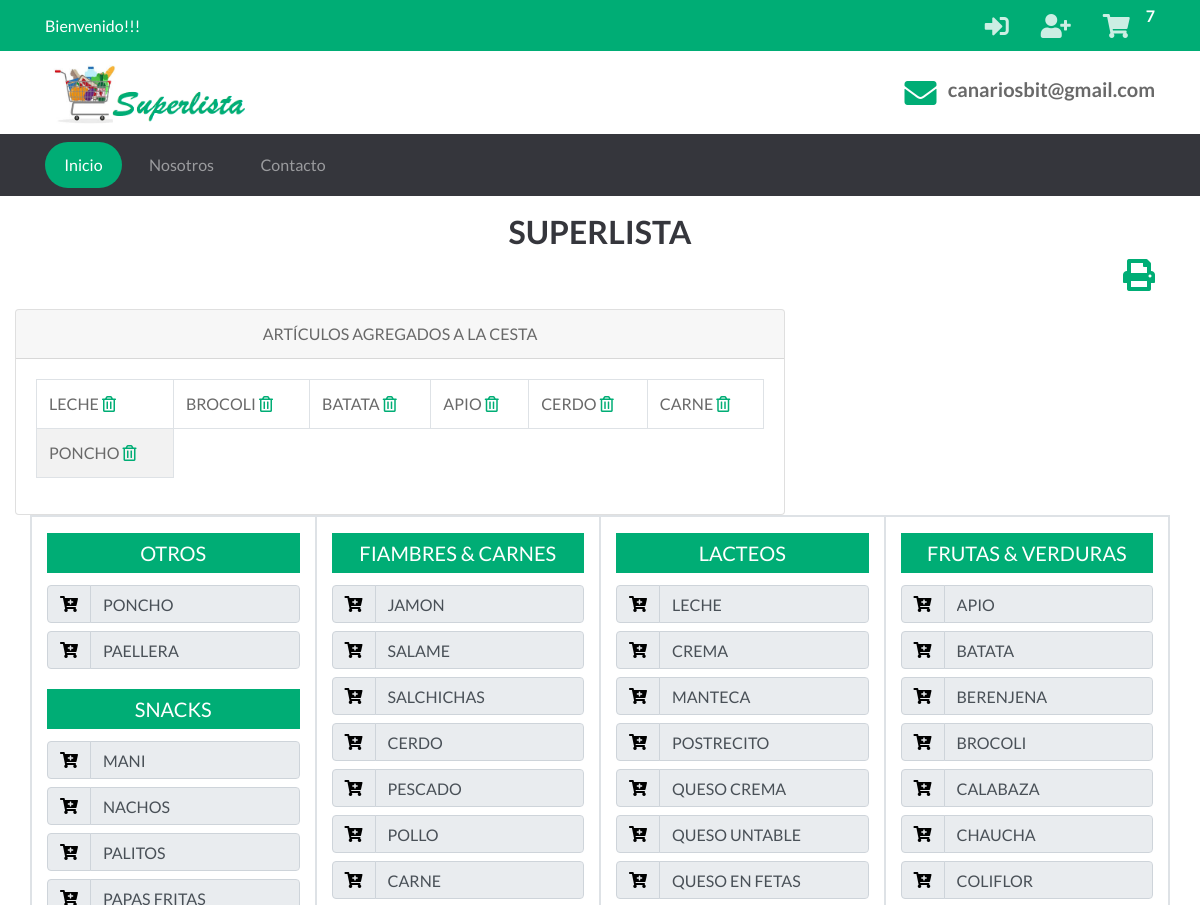
Before: / (upper part) with the older database file.
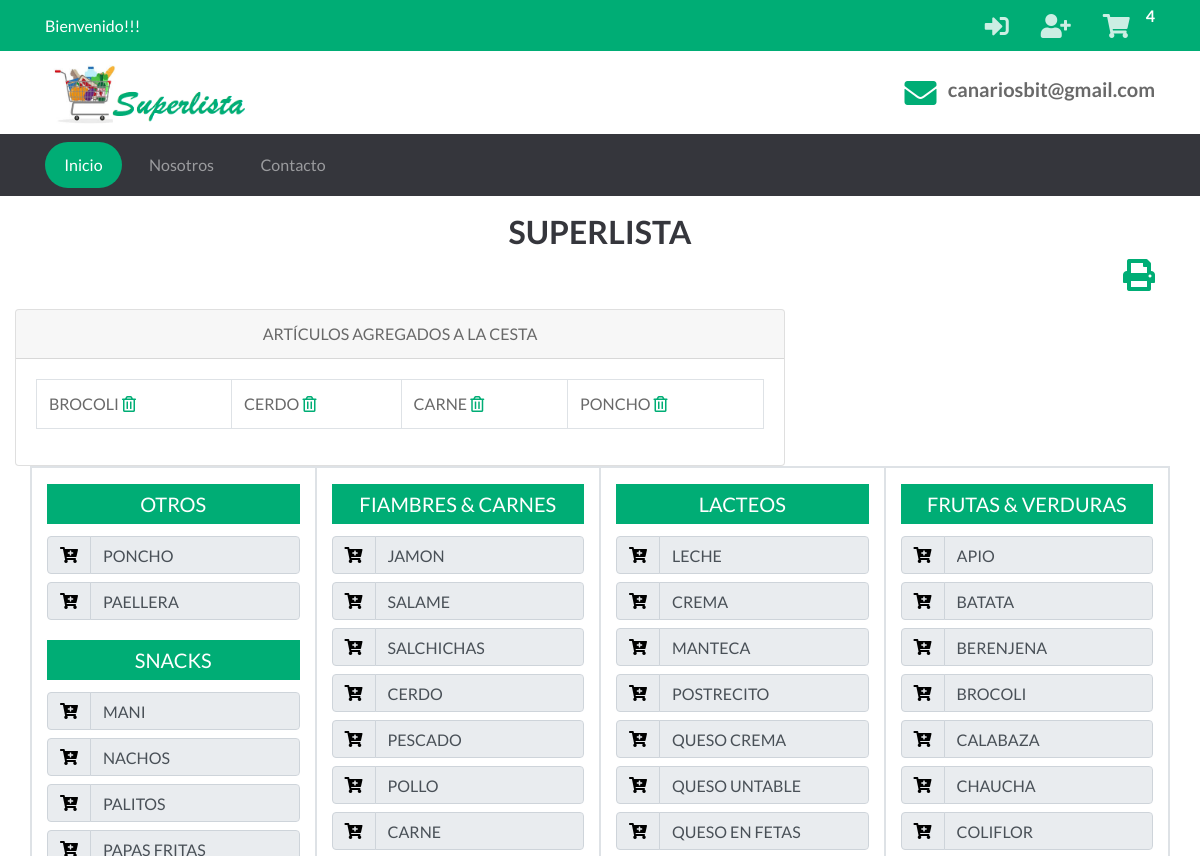
After: the same page with the newer database file.
### tables this page shows
CREATE TABLE "Cesta" (
	"Id"	INTEGER NOT NULL PRIMARY KEY AUTOINCREMENT UNIQUE,
	"Id_Usuario"	INTEGER NOT NULL,
	"Item"	INTEGER NOT NULL,
	"Tachar"	INTEGER
);

CREATE TABLE "Categorias" (
	"Id"	INTEGER NOT NULL PRIMARY KEY AUTOINCREMENT UNIQUE,
	"Categoria"	TEXT NOT NULL
);

CREATE TABLE "Productos" (
	"Id"	INTEGER NOT NULL PRIMARY KEY AUTOINCREMENT UNIQUE,
	"CategoriaId"	INTEGER NOT NULL,
	"Producto"	TEXT NOT NULL,
	"PropietarioId"	INTEGER NOT NULL,
	FOREIGN KEY("CategoriaId") REFERENCES "Categorias"("Id")
	FOREIGN KEY("PropietarioId") REFERENCES "Usuarios"("Id")
);

### app.py (the view)
@app.route('/')  # ruta para el home
def home():
    categorias = getAllCategorias()
    if 'nombre' in session:
        productos = getAllProductosUsuarios()
        CestaArticulos = getAllCesta()
        return render_template('home_logged_in.html', categorias=categorias,
                               productos=productos, CestaArticulos=CestaArticulos)
    else:
        productos = getAllProductosAdmin()
        CestaArticulos = getAllCesta()
        return render_template('home.html', categorias=categorias,
            productos=productos, CestaArticulos=CestaArticulos)

### app.py (called while the page is built)
def get_db():
    db = getattr(g, '_database', None)
    if db is None:
        db = g._database = sqlite3.connect('database1.db')
    return db

@app.teardown_appcontext
def close_connection(exception):
    db = getattr(g, '_database', None)
    if db is not None:
        db.close()

def conectar_db():
    return sqlite3.connect('database1.db')

def getAllProductosAdmin():
    g.db = conectar_db()
    consulta = 'SELECT * FROM Productos WHERE (PropietarioId= 0)'
    cur = g.db.execute(consulta)
    productos = [dict(pro_id=row[0], cat_id=row[1], pro_nombre=row[2])
                 for row in cur.fetchall()]
    g.db.close()
    return productos

def getAllCategorias():
    cantCarrito()
    g.db = conectar_db()
    cur = g.db.execute('SELECT * FROM Categorias')
    categorias = [dict(cat_id=row[0], cat_nombre=row[1])
                  for row in cur.fetchall()]
    g.db.close()
    return categorias

### templates/home.html (shortened to what the changed rows need)
{% extends "layout.html" %}
{% block content %}
<section id="lista">
    <div class="container">
        <header class="py-3 text-secondary text-center">
            <h2 class="display-6 font-weight-bold">SUPERLISTA</h2>
        </header>
    </div>
    <div class="col-8">
        <div class="card">
            <div class="card-body">
                    {%  set contador = namespace(value=0) %}
                    <table class="table table-striped">
                        {%  set contador = namespace(value=0) %}
                        <tbody>
                            <tr class="tex border" >
                        {% for CestaArticulo in CestaArticulos %}
                            {% if  (contador.value % 6) == 0 %}
                                 </tr>
                                 <tr>
                            {% endif %}
                              <td class="text border">{{ CestaArticulo.Item_nombre }}
                                <a href="/DeleteArtCesta_home/{{CestaArticulo.Id}}"><i class="far fa-trash-alt text-primary"></i></a>
                              </td>
                            {% set contador.value = contador.value + 1 %}
                        {% endfor %}
                                </tr>
                        </tbody>
                    </table>
            </div>
        </div>
    </div>
    <div class="container">
        <div class="row border">
            <div class="col-3 border">
                <form action="">
                    {% for categoria in categorias %}
                        <div class="form-group">
                            {% if categoria.cat_id == 9 or categoria.cat_id == 13 or categoria.cat_id ==12  or categoria.cat_id == 11 %}
                                <div class="text h5 py-2 text-center bg-primary text-white">
                                    <span>{{ categoria.cat_nombre }} </span>
                                </div>
                                {% for producto in productos %}
                                    {% if categoria.cat_id == producto.cat_id  %}
                                    <div class="input-group py-1">
                                        <div class="input-group-prepend">
                                            <div class="input-group-text">
                                                <a href="/AddArt/{{producto.pro_nombre}}"><i class="fas fa-cart-plus" style="color:black;"></i></a>
                                            </div>
                                        </div>
                                        <input type="text" name="input" readonly="true" class="form-control"
                                            value="{{ producto.pro_nombre }}" aria-label="Text input with checkbox">
                                    </div>
                                    {% endif %}
                                {% endfor %}
                            {% endif %}
                        </div>
                    {%endfor%}
                </form>
            </div>
            <div class="col-3 border">
                <form action="">
                    {% for categoria in categorias %}
                    <div class="form-group">
                        {% if categoria.cat_id == 5 or categoria.cat_id == 2 or categoria.cat_id == 6 or categoria.cat_id == 10 %}
                            <div class="text h5 py-2 text-center bg-primary text-white">
                                <span>{{ categoria.cat_nombre }} </span>
                            </div>
                            {% for producto in productos %}
                                {% if categoria.cat_id == producto.cat_id  %}
                                <div class="input-group py-1">
                                    <div class="input-group-prepend">
                                        <div class="input-group-text">
                                            <a href="/AddArt/{{producto.pro_nombre}}"><i class="fas fa-cart-plus" style="color:black;"></i></a>
                                        </div>
                                    </div>
                                    <input type="text" name="input" readonly="true" class="form-control"
                                        value="{{ producto.pro_nombre }}" aria-label="Text input with checkbox">
                                </div>
                                {% endif %}
                            {% endfor %}
                        {% endif %}
                    </div>
                    {%endfor%}
                </form>
            </div>
            <div class="col-3 border">
                <form action="">
                    {% for categoria in categorias %}
                        <div class="form-group">
                            {% if categoria.cat_id == 7 or categoria.cat_id == 3 or categoria.cat_id == 4 %}
                                <div class="text h5 py-2 text-center bg-primary text-white">
                                    <span>{{ categoria.cat_nombre }} </span>
                                </div>
                                    {% for producto in productos %}
                                        {% if categoria.cat_id == producto.cat_id  %}
                                        <div class="input-group py-1">
                                            <div class="input-group-prepend">
                                                <div class="input-group-text">
                                                    <a href="/AddArt/{{producto.pro_nombre}}"><i class="fas fa-cart-plus" style="color:black;"></i></a>
                                                </div>
                                            </div>
                                            <input type="text" name="input" readonly="true" class="form-control"
                                                value="{{ producto.pro_nombre }}" aria-label="Text input with checkbox">
                                        </div>
                                        {% endif %}
                                    {% endfor %}
                            {% endif %}
                        </div>
                    {%endfor%}
                </form>
            </div>
            <div class="col-3 border py-3">
                <form action="">
                    {% for categoria in categorias %}
                        <div class="form-group">
                            {% if categoria.cat_id == 1 or categoria.cat_id == 8 %}
                                <div class="text h5 py-2 text-center bg-primary text-white">
                                    <span>{{ categoria.cat_nombre }} </span>
                                </div>
                                    {% for producto in productos %}
                                        {% if categoria.cat_id == producto.cat_id  %}
                                        <div class="input-group py-1">
                                            <div class="input-group-prepend">
                                                <div class="input-group-text">
                                                    <a href="/AddArt/{{producto.pro_nombre}}"><i class="fas fa-cart-plus" style="color:black;"></i></a>
                                                </div>
                                            </div>
                                            <input type="text" name="input" readonly="true" class="form-control"
                                                value="{{ producto.pro_nombre }}" aria-label="Text input with checkbox">
                                        </div>
                                        {% endif %}
                                    {% endfor %}
                            {% endif %}
                        </div>
                    {%endfor%}
                </form>
            </div>
        </div>
    </div>
</section>
{% endblock %}

Changed rows visible on the page:
removed Cesta: Item_nombre "LECHE"
removed Cesta: Item_nombre "BATATA"
removed Cesta: Item_nombre "APIO"
Other visible differences:
{{ session['carrito'] }}: "7" → "4"
